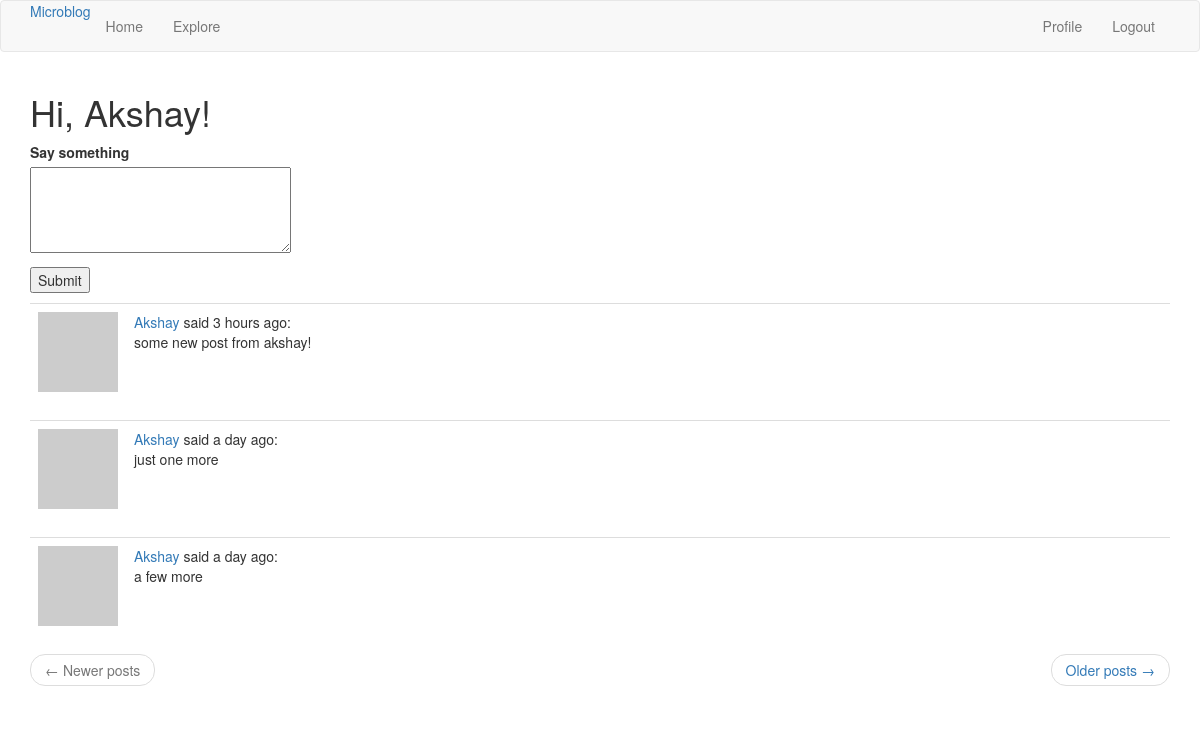
The page /index (signed in) on the database its author committed.
### app/models.py (models this page shows, shortened)
class User(UserMixin,db.Model):
    id = db.Column(db.Integer, primary_key= True)
    username = db.Column(db.String(64),index=True, unique = True)
    email = db.Column(db.String(120), index= True, unique= True)
    password_hash = db.Column(db.String(128))
    posts = db.relationship('Post',backref='author',lazy='dynamic')
    about_me = db.Column(db.String(140))
    last_seen = db.Column(db.DateTime, default= datetime.utcnow)
    followed = db.relationship('User',secondary=followers,primaryjoin=(followers.c.follower_id==id),secondaryjoin=(followers.c.followed_id==id),backref=db.backref('followers',lazy='dynamic'),lazy='dynamic')
    def avatar(self, size):
        digest = md5(self.email.lower().encode('utf-8')).hexdigest()
        return 'https://www.gravatar.com/avatar/{}?d=identicon&s={}'.format(digest,size)
    def followed_posts(self):
        followed = Post.query.join(followers, (followers.c.followed_id == Post.user_id)).filter( followers.c.follower_id == self.id)
        own = Post.query.filter_by(user_id= self.id)
        return followed.union(own).order_by(Post.timestamp.desc())

class Post(db.Model):
    id = db.Column(db.Integer, primary_key= True)
    body = db.Column(db.String(140))
    timestamp = db.Column(db.DateTime,index=True, default = datetime.utcnow )
    user_id = db.Column(db.Integer, db.ForeignKey('user.id'))

### app/routes.py (the view)
@app.route('/',methods=['GET','POST'])
@app.route('/index', methods=['GET','POST'])
@login_required
def index():
    form = PostForm()
    if form.validate_on_submit():
        post = Post(body = form.post.data, author=current_user)
        db.session.add(post)
        db.session.commit()
        flash('Your post is now alive!')
        return redirect(url_for('index'))
    page = request.args.get('page',1,type=int)
    posts = current_user.followed_posts().paginate(page,app.config['POSTS_PER_PAGE'],False)
    next_url = url_for('index',page=posts.next_num) if posts.has_next else None
    prev_url = url_for('index',page=posts.prev_num) if posts.has_prev else None
    return render_template('index.html',title='Home',form = form,posts = posts.items,next_url = next_url,prev_url = prev_url)

### app/forms.py
class PostForm(FlaskForm):
    post = TextAreaField('Say something',validators=[DataRequired(),Length(min=1,max=140)])
    submit = SubmitField('Submit')

### app/models.py (called while the page is built)
@login.user_loader
def load_user(id):
    return User.query.get(int(id))

### app/routes.py (called while the page is built)
@app.before_request
def before_request():
    if current_user.is_authenticated:
        current_user.last_seen = datetime.utcnow()
        db.session.commit()

### app/templates/index.html (shortened to what this page needs)
{% extends "base.html" %}
{% block app_content %}
<h1>Hi, {{ current_user.username}}!</h1>
{% if form %}
<form action="" method='post'>
    <p>
        {{ form.post.label }} <br>
        {{ form.post(cols=32, rows=4) }} <br>
    </p>
    <p>{{ form.submit() }}</p>
</form>
{% endif %}
{% for post in posts %}
{% include '_post.html' %}
{% endfor %}
<nav aria-label="...">
    <ul class="pager">
        <li class="previous{% if not prev_url %} disabled{% endif %}">
            <a href="{{ prev_url or '#' }}">
                <span aria-hidden="true">&larr;</span> Newer posts
            </a>
        </li>
        <li class="next{% if not next_url %} disabled{% endif %}">
            <a href="{{ next_url or '#' }}">
                Older posts <span aria-hidden="true">&rarr;</span>
            </a>
        </li>
    </ul>
</nav>
{% endblock %}

### app/templates/_post.html
<table class='table table-hover'>
    <tr valign='top'>
        <td width='70px'>
            <a href="{{ url_for('user',username=post.author.username) }}">
                <img src="{{ post.author.avatar(36) }}" alt="">
            </a>
        </td>
        <td>
            <a href="{{ url_for('user',username=post.author.username) }}">
                {{ post.author.username }}
            </a>
            said {{ moment(post.timestamp).fromNow() }}:
            <br>
            {{ post.body }}
        </td>
    </tr>
</table>

### rows shown on the page
User: username "Akshay"
Post: author.username "Akshay", timestamp "3 hours ago", body "some new post from akshay!"
Post: author.username "Akshay", timestamp "a day ago", body "just one more"
Post: author.username "Akshay", timestamp "a day ago", body "a few more"
